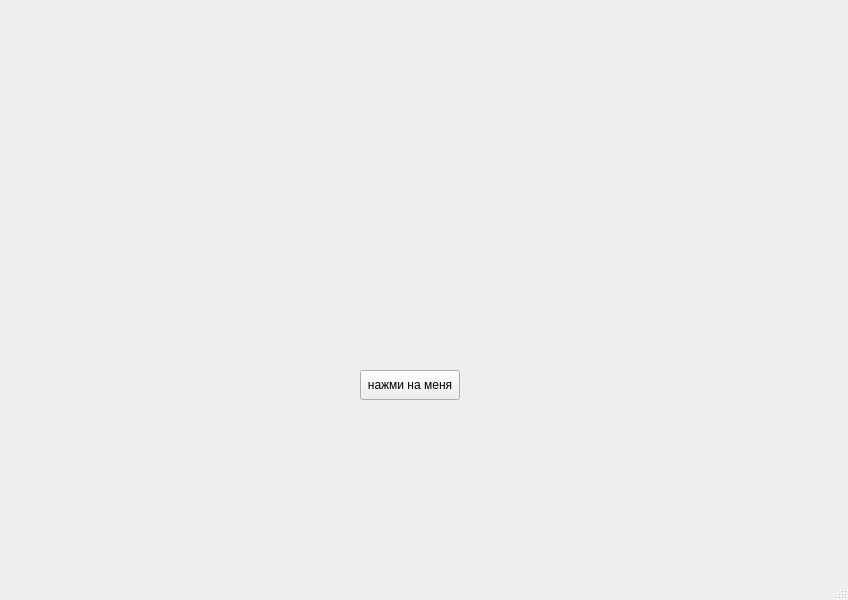
<?xml version="1.0" encoding="UTF-8"?>
<ui version="4.0">
 <class>MainWindow</class>
 <widget class="QMainWindow" name="MainWindow">
  <property name="geometry">
   <rect>
    <x>0</x>
    <y>0</y>
    <width>848</width>
    <height>600</height>
   </rect>
  </property>
  <property name="windowTitle">
   <string>MainWindow</string>
  </property>
  <widget class="QWidget" name="centralwidget">
   <widget class="QPushButton" name="pushButton">
    <property name="geometry">
     <rect>
      <x>360</x>
      <y>370</y>
      <width>100</width>
      <height>30</height>
     </rect>
    </property>
    <property name="text">
     <string>нажми на меня</string>
    </property>
   </widget>
  </widget>
  <widget class="QMenuBar" name="menubar">
   <property name="geometry">
    <rect>
     <x>0</x>
     <y>0</y>
     <width>848</width>
     <height>21</height>
    </rect>
   </property>
  </widget>
  <widget class="QStatusBar" name="statusbar"/>
 </widget>
 <resources/>
 <connections/>
</ui>
